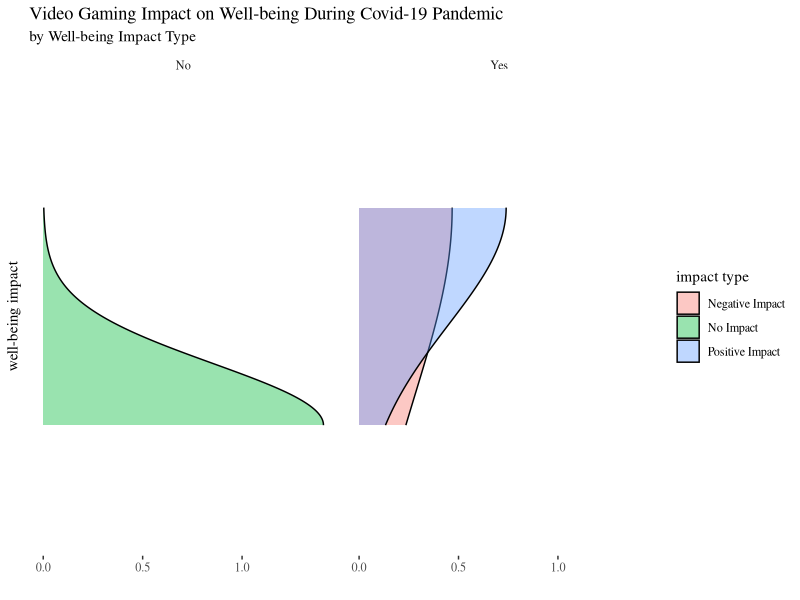
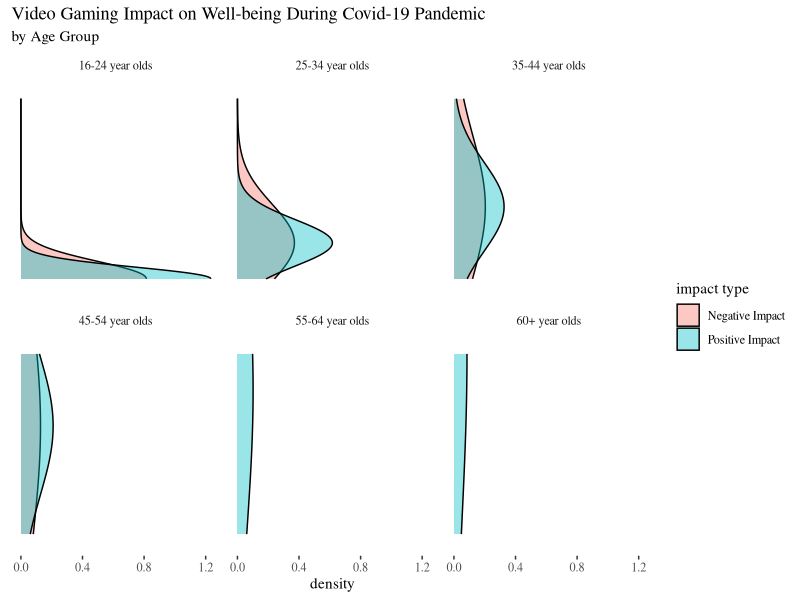
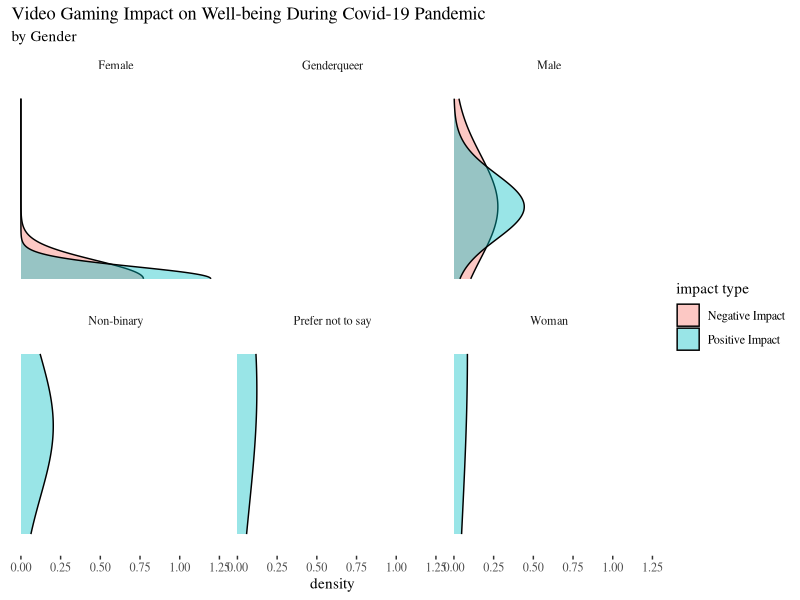
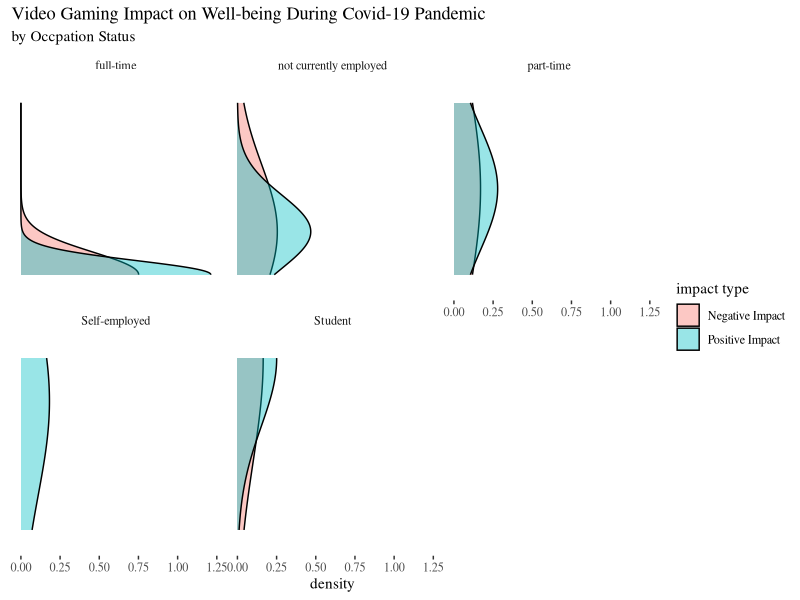
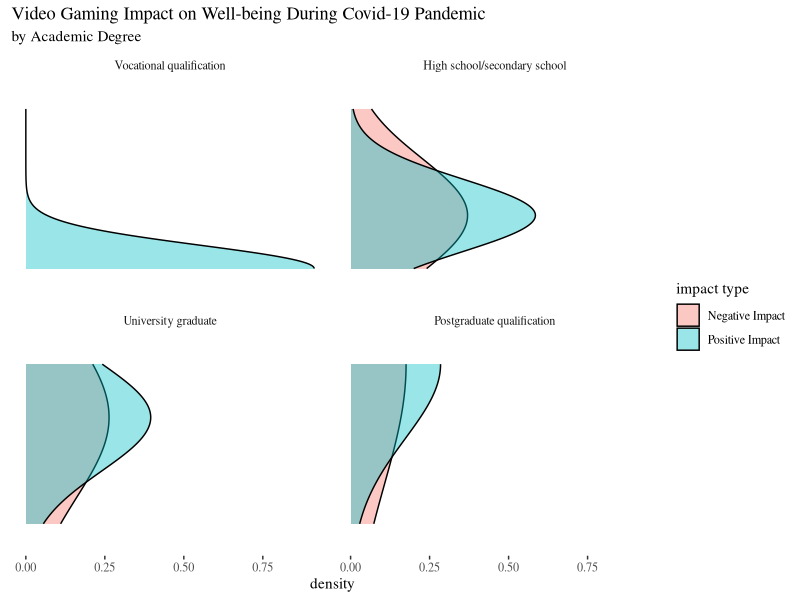
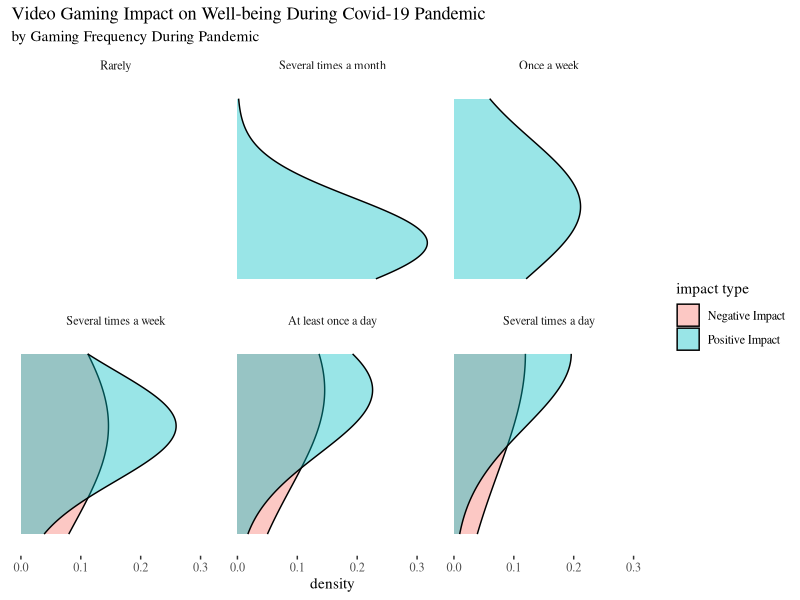

These figures' R source, in order:
## ---- chunk 1
# set up and libraries
library(knitr)
library(readxl)
library(magrittr)
library(tidyverse)
library(ggplot2)
library(ggthemes)



## ---- chunk 2
# read in covid gaming
covid <- read_excel("data/covid-19-results-redacted.xlsx")
## ---- chunk 3
covid$`age group` <- factor(covid$`age group` ,
                              levels = c("16-24","25-34","35-44","45-54","55-64","60+"),
                              labels = c("16-24","25-34","35-44","45-54","55-64","60+"),
                              ordered = TRUE)

covid$`age group` <- paste(covid$`age group`,"year olds")

covid$gender <- as.factor(covid$gender)

covid$occupation <- as.factor(covid$occupation)

covid$`occupation group` <- as.factor(covid$`occupation group`)


covid$degree <- factor(covid$degree,
                         levels = c("Vocational qualification", "High school/secondary school", "University graduate", "Postgraduate qualification"),
                         labels = c("Vocational qualification", "High school/secondary school", "University graduate",
                                    "Postgraduate qualification"),ordered = TRUE)


covid$`gaming frequency` <- factor(covid$`gaming frequency`,
                                     levels = c("Rarely", "Once a month", "Several times a month", "Once a week", 
                                                "Several times a week", "At least once a day", "Several times a day"),
                                     labels = c("Rarely", "Once a month", "Several times a month", "Once a week",
                                                "Several times a week", "At least once a day", "Several times a day"), ordered = TRUE)

covid$`change in frequency` <- as.factor(covid$`change in frequency`)


covid$`covid gaming frequency` <- factor(covid$`covid gaming frequency`,
                                           levels = c("Rarely", "Once a month", "Several times a month", "Once a week",
                                                      "Several times a week", "At least once a day", "Several times a day"),
                                           labels = c("Rarely", "Once a month", "Several times a month", "Once a week",
                                                      "Several times a week", "At least once a day", "Several times a day"), ordered = TRUE)

covid$`change in game type` <- as.factor(covid$`change in game type`)


## ---- chunk 4
n = 456
neg <- (n/11) #<< 41.45455
pos <- neg *10 #<< 414.5455
prcnt_pos <- pos/n#, digits = 2) #<< 0.9090909 round(
prcnt_neg <- 1 - prcnt_pos #<< 0.09090909

posi = sample(c(rep(1, 91/100 * n),
                        rep(0, 9/100 * n))) %>%
  c(0)
## ---- chunk 5
cov_yes <- covid %>%
  filter(`well-being impact` == "Yes") %>%
  mutate(
    positive = posi
  ) 

cov_yes$`impact type` <- ifelse(cov_yes$positive == 1, "Positive Impact", "Negative Impact")
cov_yes$participant_pctge <- 0.002192982

## ---- chunk 6
covid.df <- cov_yes

imppct <- covid.df %>%
  group_by(`impact type`) %>% 
  summarize(pct_imp = sum(participant_pctge))

new <- left_join(covid.df, imppct, by = c("impact type" = "impact type"), keep = FALSE)
## ---- chunk 7
agepct <- covid.df %>%
  group_by(`impact type`, `age group`) %>%
  summarize(pct_age = sum(participant_pctge))

new <- left_join(new, agepct, by = c("impact type" = "impact type",
                                     "age group" = "age group"), keep = FALSE)
## ---- chunk 8
sexpct <- covid.df %>% 
  group_by(`impact type`, gender) %>%
  summarize(pct_sex = sum(participant_pctge))



new <- left_join(new, sexpct, by = c("impact type" = "impact type",
                                     "gender" = "gender"), keep = FALSE)
## ---- chunk 9
occpct <- covid.df %>% 
  group_by(`impact type`, `occupation group`) %>%
  summarize(pct_occ = sum(participant_pctge))

new <- left_join(new, occpct, by = c("impact type" = "impact type",
                                     "occupation group" = "occupation group"), keep = FALSE)
## ---- chunk 10
degpct <- covid.df %>% 
  group_by(`impact type`, degree) %>%
  summarize(pct_deg = sum(participant_pctge))

new <- left_join(new, degpct, by = c("impact type" = "impact type",
                                     "degree" = "degree"), keep = FALSE)
## ---- chunk 11
cgfpct <- covid.df %>% 
  group_by(`impact type`, `covid gaming frequency`) %>%
  summarize(pct_cgf = sum(participant_pctge))

new <- left_join(new, cgfpct, by = c("impact type" = "impact type",
                                     "covid gaming frequency" = "covid gaming frequency"), keep = FALSE)
## ---- chunk 12
cneg <- covid %>% 
  filter(`well-being impact` == "No")
  
cneg$`impact type` <- "No Impact"
cneg$positive <- NA
cneg$participant_pctge <- NA
cneg$pct_imp <- NA
cneg$pct_age <- NA
cneg$pct_sex <- NA
cneg$pct_occ <- NA
cneg$pct_deg <- NA
cneg$pct_cgf <- NA
## ---- chunk 13
new.y.n <- rbind(new, cneg)

## ---- chunk 14
wb_imp <- ggplot(new.y.n,
              aes(x = `well-being impact`))

age <- ggplot(new, 
              aes(x = `age group`))
           
gend <- ggplot(new, 
               aes(x = gender))

new.oc <- filter(new, `occupation group` == "not currently employed" |
                   `occupation group` == "part-time" |
                   `occupation group` == "full-time" | 
                   `occupation group` == "Self-employed" | 
                   `occupation group` == "Student"  )

occu <- ggplot(new.oc, 
               aes(x = `occupation group`))



deg <- ggplot(new,
              aes(x = degree))

impact <- ggplot(new,
                    aes(x = `impact type`))
                    
new.gm <- filter(new, `covid gaming frequency` == "Rarely" | `covid gaming frequency` == "Once a month" | 
                   `covid gaming frequency` == "Several times a month" | `covid gaming frequency` == "Once a week" |
                   `covid gaming frequency` ==  "Several times a week" | `covid gaming frequency` ==  "At least once a day" | 
                   `covid gaming frequency` ==  "Several times a day")

gm_freq <- ggplot(new.gm,
                  aes(x = `covid gaming frequency`))

unique(new$`occupation group`)

## ---- chunk 15
wb_imp + geom_density(aes(fill = `impact type`), alpha = 0.4) +
  coord_flip() +
  facet_wrap(~`well-being impact`) +
  theme_tufte() +
  labs(title = "Video Gaming Impact on Well-being During Covid-19 Pandemic", subtitle = 'by Well-being Impact Type') +
  ylab("") +
  theme(axis.text.y=element_blank(), axis.ticks.y=element_blank())
## ---- chunk 16
age + geom_density(aes(fill = `impact type`), alpha = 0.4) +
  coord_flip() +
  facet_wrap(~`age group`) +
  theme_tufte() +
  labs(title = "Video Gaming Impact on Well-being During Covid-19 Pandemic", subtitle = 'by Age Group') +
  theme(axis.text.y=element_blank(), axis.ticks.y=element_blank(), axis.title.y=element_blank()) 


## ---- chunk 17
# still need to clean x.axis ticks/labels
gend + geom_density(aes(fill = `impact type`), alpha = 0.4) +
  coord_flip() +
  facet_wrap(~gender) +
  theme_tufte() +
  labs(title = "Video Gaming Impact on Well-being During Covid-19 Pandemic", subtitle = 'by Gender') +
  theme(axis.text.y=element_blank(), axis.ticks.y=element_blank(), axis.title.y=element_blank()) 
## ---- chunk 18
# still need to clean x.axis ticks/labels
occu + geom_density(aes(fill = `impact type`), alpha = 0.4) +
  coord_flip() +
  facet_wrap(~`occupation group`) +
  theme_tufte() +
  labs(title = "Video Gaming Impact on Well-being During Covid-19 Pandemic", subtitle = 'by Occpation Status') +
  theme(axis.text.y=element_blank(), axis.ticks.y=element_blank(), axis.title.y=element_blank()) 
## ---- chunk 19
deg + geom_density(aes(fill = `impact type`), alpha = 0.4) +
  coord_flip() +
  facet_wrap(~degree) +
  theme_tufte() +
  labs(title = "Video Gaming Impact on Well-being During Covid-19 Pandemic", subtitle = 'by Academic Degree') +
  theme(axis.text.y=element_blank(), axis.ticks.y=element_blank(), axis.title.y=element_blank()) 
## ---- chunk 20
gm_freq + geom_density(aes(fill = `impact type`), alpha = 0.4) +
  coord_flip() +
  facet_wrap(~`covid gaming frequency`) +
  theme_tufte() +
  labs(title = "Video Gaming Impact on Well-being During Covid-19 Pandemic", subtitle = 'by Gaming Frequency During Pandemic') +
  theme(axis.text.y=element_blank(), axis.ticks.y=element_blank(), axis.title.y=element_blank()) 

